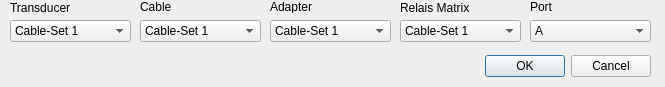
<?xml version="1.0" encoding="UTF-8"?>
<ui version="4.0">
 <class>RoutingDialog</class>
 <widget class="QDialog" name="RoutingDialog">
  <property name="geometry">
   <rect>
    <x>0</x>
    <y>0</y>
    <width>665</width>
    <height>87</height>
   </rect>
  </property>
  <property name="sizePolicy">
   <sizepolicy hsizetype="Fixed" vsizetype="Fixed">
    <horstretch>0</horstretch>
    <verstretch>0</verstretch>
   </sizepolicy>
  </property>
  <property name="windowTitle">
   <string>Routing</string>
  </property>
  <property name="locale">
   <locale language="English" country="UnitedKingdom"/>
  </property>
  <widget class="QDialogButtonBox" name="buttonBox">
   <property name="geometry">
    <rect>
     <x>310</x>
     <y>50</y>
     <width>341</width>
     <height>32</height>
    </rect>
   </property>
   <property name="orientation">
    <enum>Qt::Horizontal</enum>
   </property>
   <property name="standardButtons">
    <set>QDialogButtonBox::Cancel|QDialogButtonBox::Ok</set>
   </property>
  </widget>
  <widget class="QComboBox" name="comboBox">
   <property name="geometry">
    <rect>
     <x>140</x>
     <y>20</y>
     <width>121</width>
     <height>22</height>
    </rect>
   </property>
   <property name="editable">
    <bool>false</bool>
   </property>
   <item>
    <property name="text">
     <string>Cable-Set 1</string>
    </property>
   </item>
   <item>
    <property name="text">
     <string>Cable-Set 2</string>
    </property>
   </item>
   <item>
    <property name="text">
     <string>Cable-Set 3</string>
    </property>
   </item>
   <item>
    <property name="text">
     <string>Cable-Set 4</string>
    </property>
   </item>
   <item>
    <property name="text">
     <string>Cable-Set 5</string>
    </property>
   </item>
   <item>
    <property name="text">
     <string>Cable-Set 6</string>
    </property>
   </item>
  </widget>
  <widget class="QLabel" name="label">
   <property name="geometry">
    <rect>
     <x>10</x>
     <y>0</y>
     <width>71</width>
     <height>16</height>
    </rect>
   </property>
   <property name="text">
    <string>Transducer</string>
   </property>
  </widget>
  <widget class="QLabel" name="label_2">
   <property name="geometry">
    <rect>
     <x>140</x>
     <y>0</y>
     <width>46</width>
     <height>13</height>
    </rect>
   </property>
   <property name="text">
    <string>Cable</string>
   </property>
  </widget>
  <widget class="QLabel" name="label_3">
   <property name="geometry">
    <rect>
     <x>270</x>
     <y>0</y>
     <width>46</width>
     <height>13</height>
    </rect>
   </property>
   <property name="text">
    <string>Adapter</string>
   </property>
  </widget>
  <widget class="QLabel" name="label_4">
   <property name="geometry">
    <rect>
     <x>400</x>
     <y>0</y>
     <width>81</width>
     <height>16</height>
    </rect>
   </property>
   <property name="text">
    <string>Relais Matrix</string>
   </property>
  </widget>
  <widget class="QLabel" name="label_5">
   <property name="geometry">
    <rect>
     <x>530</x>
     <y>0</y>
     <width>46</width>
     <height>13</height>
    </rect>
   </property>
   <property name="text">
    <string>Port</string>
   </property>
  </widget>
  <widget class="QComboBox" name="comboBox_2">
   <property name="geometry">
    <rect>
     <x>10</x>
     <y>20</y>
     <width>121</width>
     <height>22</height>
    </rect>
   </property>
   <property name="editable">
    <bool>false</bool>
   </property>
   <item>
    <property name="text">
     <string>Cable-Set 1</string>
    </property>
   </item>
   <item>
    <property name="text">
     <string>Cable-Set 2</string>
    </property>
   </item>
   <item>
    <property name="text">
     <string>Cable-Set 3</string>
    </property>
   </item>
   <item>
    <property name="text">
     <string>Cable-Set 4</string>
    </property>
   </item>
   <item>
    <property name="text">
     <string>Cable-Set 5</string>
    </property>
   </item>
   <item>
    <property name="text">
     <string>Cable-Set 6</string>
    </property>
   </item>
  </widget>
  <widget class="QComboBox" name="comboBox_3">
   <property name="geometry">
    <rect>
     <x>270</x>
     <y>20</y>
     <width>121</width>
     <height>22</height>
    </rect>
   </property>
   <property name="editable">
    <bool>false</bool>
   </property>
   <item>
    <property name="text">
     <string>Cable-Set 1</string>
    </property>
   </item>
   <item>
    <property name="text">
     <string>Cable-Set 2</string>
    </property>
   </item>
   <item>
    <property name="text">
     <string>Cable-Set 3</string>
    </property>
   </item>
   <item>
    <property name="text">
     <string>Cable-Set 4</string>
    </property>
   </item>
   <item>
    <property name="text">
     <string>Cable-Set 5</string>
    </property>
   </item>
   <item>
    <property name="text">
     <string>Cable-Set 6</string>
    </property>
   </item>
  </widget>
  <widget class="QComboBox" name="comboBox_4">
   <property name="geometry">
    <rect>
     <x>400</x>
     <y>20</y>
     <width>121</width>
     <height>22</height>
    </rect>
   </property>
   <property name="editable">
    <bool>false</bool>
   </property>
   <item>
    <property name="text">
     <string>Cable-Set 1</string>
    </property>
   </item>
   <item>
    <property name="text">
     <string>Cable-Set 2</string>
    </property>
   </item>
   <item>
    <property name="text">
     <string>Cable-Set 3</string>
    </property>
   </item>
   <item>
    <property name="text">
     <string>Cable-Set 4</string>
    </property>
   </item>
   <item>
    <property name="text">
     <string>Cable-Set 5</string>
    </property>
   </item>
   <item>
    <property name="text">
     <string>Cable-Set 6</string>
    </property>
   </item>
  </widget>
  <widget class="QComboBox" name="comboBox_5">
   <property name="geometry">
    <rect>
     <x>530</x>
     <y>20</y>
     <width>121</width>
     <height>22</height>
    </rect>
   </property>
   <property name="editable">
    <bool>false</bool>
   </property>
   <item>
    <property name="text">
     <string>A</string>
    </property>
   </item>
   <item>
    <property name="text">
     <string>B</string>
    </property>
   </item>
   <item>
    <property name="text">
     <string>C</string>
    </property>
   </item>
   <item>
    <property name="text">
     <string>D</string>
    </property>
   </item>
   <item>
    <property name="text">
     <string>D</string>
    </property>
   </item>
  </widget>
 </widget>
 <resources/>
 <connections>
  <connection>
   <sender>buttonBox</sender>
   <signal>accepted()</signal>
   <receiver>RoutingDialog</receiver>
   <slot>accept()</slot>
   <hints>
    <hint type="sourcelabel">
     <x>248</x>
     <y>254</y>
    </hint>
    <hint type="destinationlabel">
     <x>157</x>
     <y>274</y>
    </hint>
   </hints>
  </connection>
  <connection>
   <sender>buttonBox</sender>
   <signal>rejected()</signal>
   <receiver>RoutingDialog</receiver>
   <slot>reject()</slot>
   <hints>
    <hint type="sourcelabel">
     <x>316</x>
     <y>260</y>
    </hint>
    <hint type="destinationlabel">
     <x>286</x>
     <y>274</y>
    </hint>
   </hints>
  </connection>
 </connections>
</ui>
